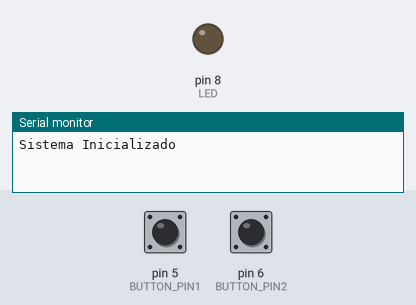
Bench run of a sketch on a simulated Arduino Uno, built with avr-gcc and run on an emulated ATmega328P. Parts: output pins drawn as LEDs (lit = HIGH), the last lines printed to the serial monitor. The inputs (shaded band) are chosen by the test bench; at power-on: pin 5 (BUTTON_PIN1) HIGH, pin 6 (BUTTON_PIN2) HIGH.

Above: at 1.2 s.
1.3 s: pin 5 (BUTTON_PIN1) pulled LOW for 0.15 s
At 2.5 s:
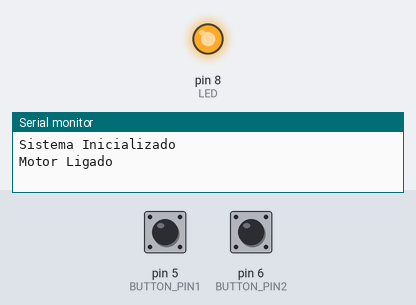
2.9 s: pin 6 (BUTTON_PIN2) pulled LOW for 0.15 s
At 3.8 s:
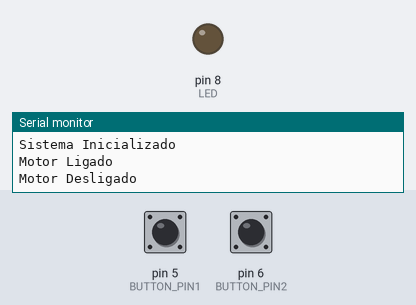
4.5 s: pin 5 (BUTTON_PIN1) pulled LOW for 1 s
At 5.1 s:
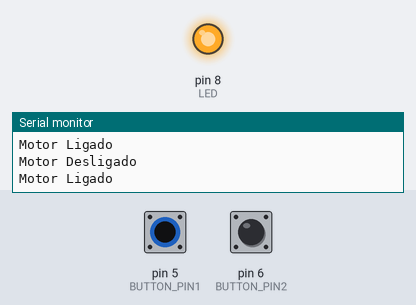
7.0 s: pin 6 (BUTTON_PIN2) pulled LOW for 1 s
At 8.2 s:
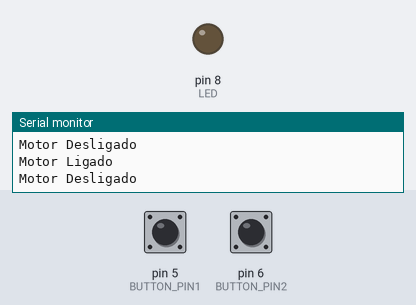
Timing chart, 0 to 10.0 s (numbered marks = the images above; inputs shaded):
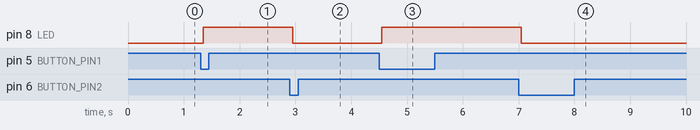

Measured:
- after the input at 1.3 s, pin 8 (LED): LOW → HIGH after 0.05 s
- after the input at 2.9 s, pin 8 (LED): HIGH → LOW after 0.05 s
- after the input at 4.5 s, pin 8 (LED): LOW → HIGH after 0.05 s
- after the input at 7.0 s, pin 8 (LED): HIGH → LOW after 0.05 s

The sketch:

controle-debounce-pushbutton.ino
```cpp
/*
  Projeto: Controle de LED com Arduino e Debounce
  Descrição: Este programa utiliza dois botões para ligar e desligar um LED (ou motor) com controle de debounce,
  garantindo que a leitura dos botões não seja afetada por ruídos. O primeiro botão liga o LED/motor, enquanto o
  segundo botão desliga o LED/motor. Utiliza-se o conceito de debounce para estabilizar as leituras de pressões rápidas.

  Componentes:
  - Arduino (Uno, Mega, etc.)
  - 2 Pushbuttons
  - 1 LED ou Motor (controlado por um pino digital)
  - Resistores (se necessário, dependendo do botão)
  - Jumpers e Protoboard

  Pinos:
  - BUTTON_PIN1: Pino 5 - Botão de ligar
  - BUTTON_PIN2: Pino 6 - Botão de desligar
  - LED: Pino 8 - LED ou Motor controlado

  Como funciona:
  - Pressionar o botão 1 (conectado ao pino 5) liga o LED/motor.
  - Pressionar o botão 2 (conectado ao pino 6) desliga o LED/motor.
  - O debounce garante que o botão precisa ser pressionado por um tempo mínimo para considerar o estado alterado.

  Autor: Julio Cesar Frantz
  Tutorial completo: [Link para o tutorial]
  Contato: julio.frantz@labinventores.com.br
  Tutorial completo: [Link para o tutorial]
*/

// constantes não mudarão. Elas são usadas aqui para definir os números dos pinos:
const int BUTTON_PIN1 = 5;       // o número do pino do pushbutton 1
const int BUTTON_PIN2 = 6;       // o número do pino do pushbutton 2
const int DEBOUNCE_DELAY = 50;   // o tempo de debounce; aumente se a saída piscar
const int DEBOUNCE_DELAY2 = 50;
const int LED = 8;

// As variáveis irão mudar:
int lastSteadyState1 = LOW;       // o estado estável anterior do pino de entrada
int lastFlickerableState1 = LOW;  // o estado instável anterior do pino de entrada
int currentState1;                // a leitura atual do pino de entrada

int lastSteadyState2 = LOW;       // o estado estável anterior do pino de entrada
int lastFlickerableState2 = LOW;  // o estado instável anterior do pino de entrada
int currentState2;

// as seguintes variáveis são do tipo unsigned long porque o tempo, medido em
// milissegundos, rapidamente se tornará um número maior do que pode ser armazenado em um int.
unsigned long lastDebounceTime = 0;   // a última vez que o pino de saída foi alternado
unsigned long lastDebounceTime2 = 0;  // a última vez que o pino de saída foi alternado

void setup() {
  // inicializa a comunicação serial em 9600 bits por segundo:
  Serial.begin(9600);
  // inicializa o pino do pushbutton como uma entrada com pull-up
  // o pino de entrada com pull-up ficará em HIGH quando o interruptor estiver aberto e em LOW quando estiver fechado.
  pinMode(BUTTON_PIN1, INPUT_PULLUP);
  pinMode(BUTTON_PIN2, INPUT_PULLUP);
  pinMode(LED, OUTPUT);
  Serial.println("Sistema Inicializado");
}

void loop() {
  // lê o estado do interruptor/botão:
  botaoLiga();
  botaoDesliga();
}

void botaoLiga() {

  currentState1 = digitalRead(BUTTON_PIN1);

  // verifica se o botão acabou de ser pressionado
  // (ou seja, a entrada foi de LOW para HIGH) e se você esperou tempo suficiente
  // desde a última pressão para ignorar qualquer ruído:

  // Se o interruptor/botão mudou, devido ao ruído ou à pressão:
  if (currentState1 != lastFlickerableState1) {
    // reinicia o temporizador de debounce
    lastDebounceTime = millis();
    // salva o último estado instável
    lastFlickerableState1 = currentState1;
  }

  if ((millis() - lastDebounceTime) > DEBOUNCE_DELAY) {
    // qualquer que seja a leitura, ela está lá há mais tempo que o atraso de debounce,
    // então aceite isso como o estado atual real:

    // se o estado do botão mudou:
    if (lastSteadyState1 == HIGH && currentState1 == LOW) {
      Serial.println("Motor Ligado");
      digitalWrite(LED, HIGH);
    }
    // else if (lastSteadyState == LOW && currentState == HIGH) {
     // Serial.println("Motor Desligado");
     // digitalWrite(LED, LOW);
    //}

    // salva o último estado estável
    lastSteadyState1 = currentState1;
  }

}

void botaoDesliga() {

  currentState2 = digitalRead(BUTTON_PIN2);

  // verifica se o botão acabou de ser pressionado
  // (ou seja, a entrada foi de LOW para HIGH) e se você esperou tempo suficiente
  // desde a última pressão para ignorar qualquer ruído:

  // Se o interruptor/botão mudou, devido ao ruído ou à pressão:
  if (currentState2 != lastFlickerableState2) {
    // reinicia o temporizador de debounce
    lastDebounceTime = millis();
    // salva o último estado instável
    lastFlickerableState2 = currentState2;
  }

  if ((millis() - lastDebounceTime) > DEBOUNCE_DELAY) {
    // qualquer que seja a leitura, ela está lá há mais tempo que o atraso de debounce,
    // então aceite isso como o estado atual real:

    // se o estado do botão mudou:
    if (lastSteadyState2 == HIGH && currentState2 == LOW) {
      Serial.println("Motor Desligado");
      digitalWrite(LED, LOW);
    }

    // salva o último estado estável
    lastSteadyState2 = currentState2;
  }

}
```
